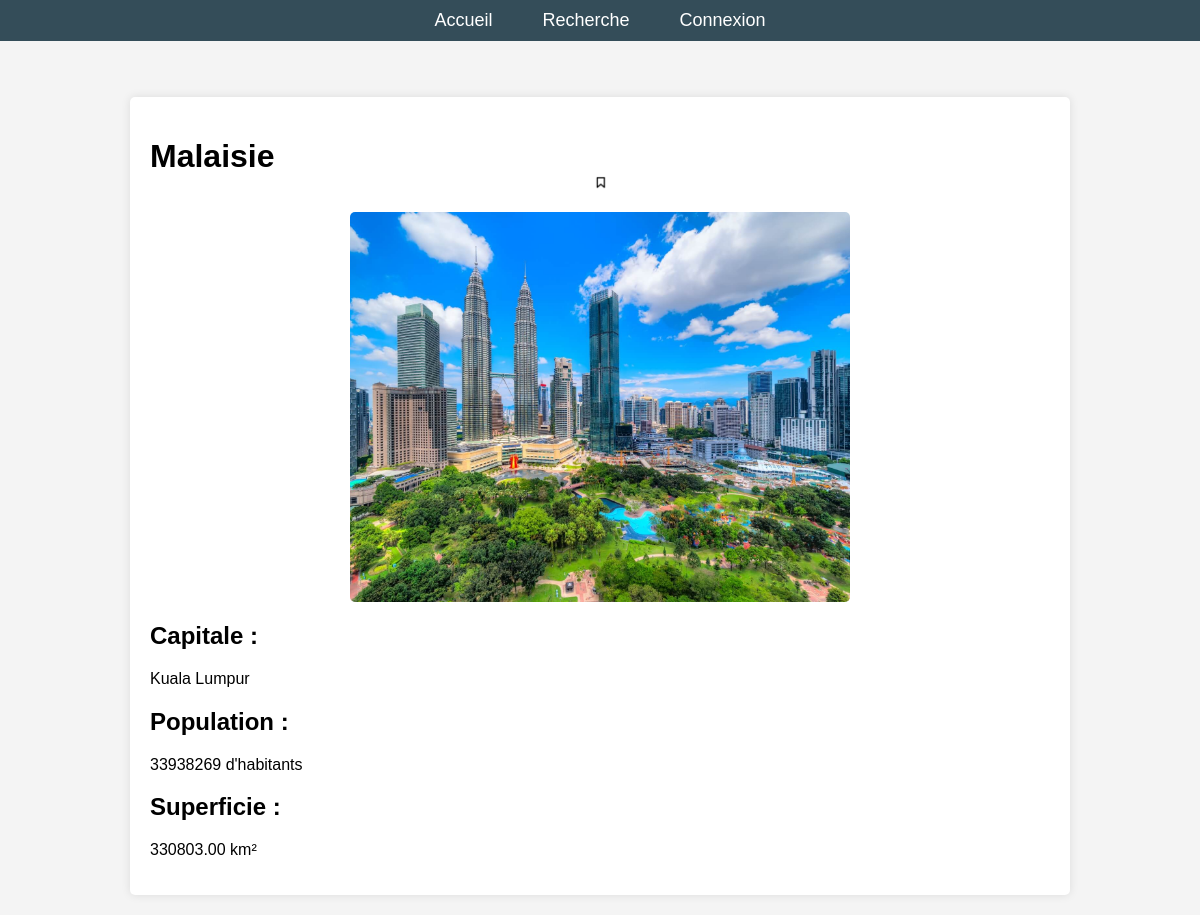
Screenshot of /?action=detail&idP=2 with the database file from the repository.
### tables this page shows
CREATE TABLE `pays` (
  `idP` int NOT NULL,
  `nom` varchar(100) NOT NULL,
  `capital` varchar(50) NOT NULL,
  `population` bigint DEFAULT NULL,
  `superficie` decimal(10,2) DEFAULT NULL,
  `photo_idPh` int DEFAULT NULL,
  `langue_idL` int NOT NULL
);

CREATE TABLE `photo` (
  `idPh` int NOT NULL,
  `chemin` varchar(255) NOT NULL
);

### controleur/detailPays.php (called while the page is built, shortened)
<?php
include_once "$racine/modele/bd.pays.inc.php";
include_once "$racine/modele/bd.photo.inc.php";
include_once "$racine/modele/bd.favoris.inc.php";
$idP = isset($_GET["idP"]) ? intval($_GET["idP"]) : 0;
$unPays = getPaysByIdP($idP);
$idU = getidULoggedOn();
$favoris = getFavorisById($idU, $idP);
include "$racine/vue/entete.html.php";
include "$racine/vue/vueDetailPays.php";
include "$racine/vue/pied.html.php";
?>

### index.php (called while the page is built, shortened)
<?php
include "getRacine.php";
if (isset($_GET["action"])) {
    $action = $_GET["action"];
} else {
    $action = "defaut";
}
$fichier = controleurPrincipal($action);
include "$racine/controleur/$fichier";
?>

### modele/bd.pays.inc.php (called while the page is built, shortened)
<?php
function getPaysByIdP($idP)
{
    try {
        $cnx = connexionPDO();
        $req = $cnx->prepare("select * from pays where idP=:idP");
        $req->bindValue(':idP', $idP, PDO::PARAM_INT);
        $req->execute();
        $resultat = $req->fetch(PDO::FETCH_ASSOC);
    } catch (PDOException $e) {
        print "Erreur !: " . $e->getMessage();
        die();
    }
    return $resultat;
}
?>

### modele/bd.favoris.inc.php (called while the page is built, shortened)
<?php
function getFavorisById($idU, $idP){
    try {
        $cnx = connexionPDO();
        $req = $cnx->prepare("SELECT * FROM favoris WHERE utilisateur_idU = :idU AND pays_idP = :idP");
        $req->bindValue(':idP', $idP, PDO::PARAM_INT);
        $req->bindValue(':idU', $idU, PDO::PARAM_INT);
        $req->execute();
        $resultat = $req->fetch(PDO::FETCH_ASSOC);
    } catch (PDOException $e) {
        print "Erreur !: " . $e->getMessage();
        die();
    }
    return $resultat;
}
?>

### modele/bd.photo.inc.php (called while the page is built, shortened)
<?php
function getPhotoByIdPh($idPh)
{
    $resultat = array();
    try {
        $cnx = connexionPDO();
        $req = $cnx->prepare("SELECT * FROM photo WHERE idPh = :idPh");
        $req->bindValue(':idPh', $idPh, PDO::PARAM_INT);
        $req->execute();
        $resultat = $req->fetch(PDO::FETCH_ASSOC);
    } catch (PDOException $e) {
        print "Erreur !: " . $e->getMessage();
        die();
    }
    return $resultat;
}
?>

### vue/vueDetailPays.php (the view, shortened to what this page needs)
<?php
require_once __DIR__ . '/../modele/bd.photo.inc.php';
$photo_id = isset($unPays['photo_idPh']) ? intval($unPays['photo_idPh']) : null;
$photo = (!empty($photo_id)) ? getPhotoByIdPh($photo_id) : null;
?>
<h1><?= $unPays['nom']; ?>
    <?php if ($favoris != false) { ?>
        <a href="./?action=favoris&idP=<?= $unPays['idP']; ?>" ><img class="favoris" src="images/Favoris1.png"></a>
    <?php } else { ?>
        <a href="./?action=favoris&idP=<?= $unPays['idP']; ?>" ><img class="favoris" src="images/PasFavoris.png"></a>
    <?php } ?>
</h1>
<div id="photo-pays">
    <?php
    if (!empty($photo) && isset($photo['chemin'])) {
        $chemin = 'photos/' . htmlspecialchars($photo['chemin']);
        if (file_exists(__DIR__ . "/../$chemin")) { ?>
            <img src="/paysASEv2/<?= $chemin ?>" alt="Image de <?= htmlspecialchars($unPays['nom']) ?>" />
        <?php }
    } ?>
</div>
<h2 id="capital">Capitale :</h2>
<p><?= htmlspecialchars($unPays['capital']) ?></p>
<h2 id="population">Population :</h2>
<p><?= htmlspecialchars($unPays['population']) ?> d'habitants</p>
<h2 id="superficie">Superficie :</h2>
<p><?= htmlspecialchars($unPays['superficie']) ?> km²</p>

### css/styles.css (style rules this page uses)
body { font-family: Arial, sans-serif; margin: 0; padding: 0; background-color: #f4f4f4; }
a { text-decoration: none; }
img { width: 500px; height: 390px; object-fit: cover; display: block; margin: 0 auto; border-radius: 5px; }
.favoris { vertical-align : middle; width: 15px; height: 15px; }

### rows the page displays
pays: nom "Malaisie", capital "Kuala Lumpur", population "33938269", superficie "330803.00"
photo: chemin (picture)
